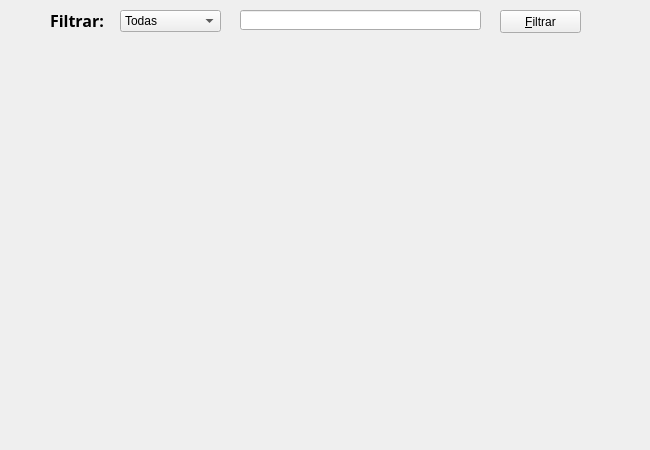
<?xml version="1.0" encoding="UTF-8"?>
<ui version="4.0">
 <class>FormSearchPrestamo</class>
 <widget class="QWidget" name="FormSearchPrestamo">
  <property name="geometry">
   <rect>
    <x>0</x>
    <y>0</y>
    <width>650</width>
    <height>450</height>
   </rect>
  </property>
  <property name="minimumSize">
   <size>
    <width>650</width>
    <height>450</height>
   </size>
  </property>
  <property name="maximumSize">
   <size>
    <width>650</width>
    <height>450</height>
   </size>
  </property>
  <property name="windowTitle">
   <string>Form</string>
  </property>
  <widget class="QLabel" name="lblFiltro">
   <property name="geometry">
    <rect>
     <x>50</x>
     <y>10</y>
     <width>61</width>
     <height>21</height>
    </rect>
   </property>
   <property name="font">
    <font>
     <family>Baskerville Old Face</family>
     <pointsize>12</pointsize>
     <weight>75</weight>
     <bold>true</bold>
    </font>
   </property>
   <property name="text">
    <string>Filtrar: </string>
   </property>
  </widget>
  <widget class="QComboBox" name="comboBoxFiltro">
   <property name="geometry">
    <rect>
     <x>120</x>
     <y>10</y>
     <width>101</width>
     <height>22</height>
    </rect>
   </property>
   <item>
    <property name="text">
     <string>Todas</string>
    </property>
   </item>
   <item>
    <property name="text">
     <string>Cota</string>
    </property>
   </item>
   <item>
    <property name="text">
     <string>Cédula</string>
    </property>
   </item>
   <item>
    <property name="text">
     <string>Fecha Préstamo</string>
    </property>
   </item>
   <item>
    <property name="text">
     <string>Fecha Entrega</string>
    </property>
   </item>
   <item>
    <property name="text">
     <string>Responsable</string>
    </property>
   </item>
  </widget>
  <widget class="QLineEdit" name="lineEditFiltro">
   <property name="geometry">
    <rect>
     <x>240</x>
     <y>10</y>
     <width>241</width>
     <height>20</height>
    </rect>
   </property>
  </widget>
  <widget class="QPushButton" name="btnFiltrar">
   <property name="geometry">
    <rect>
     <x>500</x>
     <y>10</y>
     <width>81</width>
     <height>23</height>
    </rect>
   </property>
   <property name="text">
    <string>&amp;Filtrar</string>
   </property>
   <property name="icon">
    <iconset resource="recursos.qrc">
     <normaloff>:/images/ver.png</normaloff>:/images/ver.png</iconset>
   </property>
  </widget>
 </widget>
 <resources>
  <include location="recursos.qrc"/>
 </resources>
 <connections/>
</ui>
